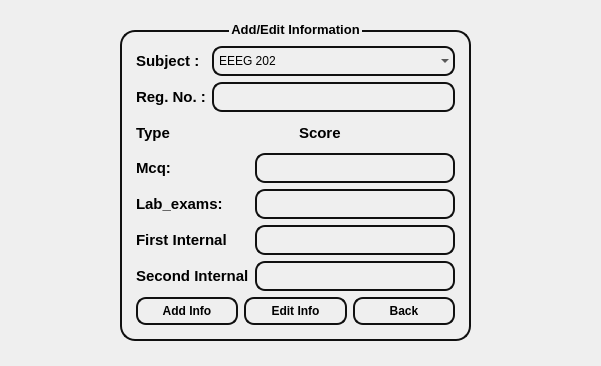
<?xml version="1.0" encoding="UTF-8"?>
<ui version="4.0">
 <class>score_add_edit</class>
 <widget class="QMainWindow" name="score_add_edit">
  <property name="geometry">
   <rect>
    <x>0</x>
    <y>0</y>
    <width>601</width>
    <height>366</height>
   </rect>
  </property>
  <property name="windowTitle">
   <string>MainWindow</string>
  </property>
  <widget class="QWidget" name="centralwidget">
   <widget class="QGroupBox" name="groupBox">
    <property name="geometry">
     <rect>
      <x>120</x>
      <y>20</y>
      <width>351</width>
      <height>321</height>
     </rect>
    </property>
    <property name="font">
     <font>
      <pointsize>10</pointsize>
      <bold>true</bold>
     </font>
    </property>
    <property name="styleSheet">
     <string notr="true">QGroupBox {
    border: 2px solid rgb(16, 16, 16);
    border-radius: 15px;
    margin-top: 10px; 
    background-color:rgb(232, 232, 232,0);
    padding: 5px;
 
}

</string>
    </property>
    <property name="title">
     <string>Add/Edit Information</string>
    </property>
    <property name="alignment">
     <set>Qt::AlignmentFlag::AlignCenter</set>
    </property>
    <layout class="QVBoxLayout" name="verticalLayout_7">
     <item>
      <layout class="QVBoxLayout" name="verticalLayout_6">
       <item>
        <layout class="QHBoxLayout" name="horizontalLayout_3">
         <item>
          <layout class="QVBoxLayout" name="verticalLayout_4">
           <item>
            <widget class="QLabel" name="label_2">
             <property name="font">
              <font>
               <pointsize>11</pointsize>
               <bold>true</bold>
              </font>
             </property>
             <property name="text">
              <string>Subject :</string>
             </property>
            </widget>
           </item>
           <item>
            <widget class="QLabel" name="label">
             <property name="font">
              <font>
               <pointsize>11</pointsize>
               <bold>true</bold>
              </font>
             </property>
             <property name="text">
              <string>Reg. No. :</string>
             </property>
            </widget>
           </item>
          </layout>
         </item>
         <item>
          <layout class="QVBoxLayout" name="verticalLayout_5">
           <item>
            <widget class="QComboBox" name="comboBox_subject">
             <property name="styleSheet">
              <string notr="true">QComboBox{
    border: 2px solid rgb(16, 16, 16);
    border-radius: 10px; 
    background-color:rgb(255, 255, 255,0);
    min-width: 9px; 
    min-height: 9px; 
    padding: 5px; 
    margin: 0px; 
}
</string>
             </property>
             <item>
              <property name="text">
               <string>EEEG 202</string>
              </property>
             </item>
             <item>
              <property name="text">
               <string>EEEG 211</string>
              </property>
             </item>
             <item>
              <property name="text">
               <string>COMP 202</string>
              </property>
             </item>
             <item>
              <property name="text">
               <string>MATH 208</string>
              </property>
             </item>
             <item>
              <property name="text">
               <string>MCSC 201</string>
              </property>
             </item>
            </widget>
           </item>
           <item>
            <widget class="QLineEdit" name="lineEdit_regno">
             <property name="styleSheet">
              <string notr="true">QLineEdit{
    border: 2px solid rgb(16, 16, 16);
    border-radius: 10px; 
    background-color: rgb(255, 255, 255,0);
    min-width: 8px; 
    min-height: 8px;
    padding: 5px;
    margin: 0px;
}
</string>
             </property>
             <property name="text">
              <string/>
             </property>
            </widget>
           </item>
          </layout>
         </item>
        </layout>
       </item>
       <item>
        <layout class="QVBoxLayout" name="verticalLayout_3">
         <item>
          <layout class="QHBoxLayout" name="horizontalLayout_2">
           <item>
            <widget class="QLabel" name="label_3">
             <property name="font">
              <font>
               <pointsize>11</pointsize>
               <bold>true</bold>
              </font>
             </property>
             <property name="text">
              <string>Type</string>
             </property>
             <property name="alignment">
              <set>Qt::AlignmentFlag::AlignLeading|Qt::AlignmentFlag::AlignLeft|Qt::AlignmentFlag::AlignVCenter</set>
             </property>
            </widget>
           </item>
           <item>
            <widget class="QLabel" name="label_4">
             <property name="font">
              <font>
               <pointsize>11</pointsize>
               <bold>true</bold>
              </font>
             </property>
             <property name="text">
              <string>Score</string>
             </property>
             <property name="alignment">
              <set>Qt::AlignmentFlag::AlignLeading|Qt::AlignmentFlag::AlignLeft|Qt::AlignmentFlag::AlignVCenter</set>
             </property>
            </widget>
           </item>
          </layout>
         </item>
         <item>
          <layout class="QHBoxLayout" name="horizontalLayout">
           <item>
            <layout class="QVBoxLayout" name="verticalLayout">
             <item>
              <widget class="QLabel" name="label_5">
               <property name="font">
                <font>
                 <pointsize>11</pointsize>
                 <bold>true</bold>
                </font>
               </property>
               <property name="text">
                <string>Mcq:</string>
               </property>
              </widget>
             </item>
             <item>
              <widget class="QLabel" name="label_7">
               <property name="font">
                <font>
                 <pointsize>11</pointsize>
                 <bold>true</bold>
                </font>
               </property>
               <property name="text">
                <string>Lab_exams:</string>
               </property>
              </widget>
             </item>
             <item>
              <widget class="QLabel" name="label_6">
               <property name="font">
                <font>
                 <pointsize>11</pointsize>
                 <bold>true</bold>
                </font>
               </property>
               <property name="text">
                <string>First Internal</string>
               </property>
              </widget>
             </item>
             <item>
              <widget class="QLabel" name="label_8">
               <property name="font">
                <font>
                 <pointsize>11</pointsize>
                 <bold>true</bold>
                </font>
               </property>
               <property name="text">
                <string>Second Internal</string>
               </property>
              </widget>
             </item>
            </layout>
           </item>
           <item>
            <layout class="QVBoxLayout" name="verticalLayout_2">
             <item>
              <widget class="QLineEdit" name="lineEdit_mcq">
               <property name="styleSheet">
                <string notr="true">QLineEdit{
    border: 2px solid rgb(16, 16, 16);
    border-radius: 10px; 
    background-color: rgb(255, 255, 255,0);
    min-width: 8px; 
    min-height: 8px;
    padding: 5px;
    margin: 0px;
}
</string>
               </property>
               <property name="text">
                <string/>
               </property>
              </widget>
             </item>
             <item>
              <widget class="QLineEdit" name="lineEdit_labexam">
               <property name="styleSheet">
                <string notr="true">QLineEdit{
    border: 2px solid rgb(16, 16, 16);
    border-radius: 10px; 
    background-color: rgb(255, 255, 255,0);
    min-width: 8px; 
    min-height: 8px;
    padding: 5px;
    margin: 0px;
}
</string>
               </property>
               <property name="text">
                <string/>
               </property>
              </widget>
             </item>
             <item>
              <widget class="QLineEdit" name="lineEdit_1st_int">
               <property name="styleSheet">
                <string notr="true">QLineEdit{
    border: 2px solid rgb(16, 16, 16);
    border-radius: 10px; 
    background-color: rgb(255, 255, 255,0);
    min-width: 8px; 
    min-height: 8px;
    padding: 5px;
    margin: 0px;
}
</string>
               </property>
               <property name="text">
                <string/>
               </property>
              </widget>
             </item>
             <item>
              <widget class="QLineEdit" name="lineEdit_2nd_int">
               <property name="styleSheet">
                <string notr="true">QLineEdit{
    border: 2px solid rgb(16, 16, 16);
    border-radius: 10px; 
    background-color: rgb(255, 255, 255,0);
    min-width: 8px; 
    min-height: 8px;
    padding: 5px;
    margin: 0px;
}
</string>
               </property>
               <property name="text">
                <string/>
               </property>
              </widget>
             </item>
            </layout>
           </item>
          </layout>
         </item>
        </layout>
       </item>
       <item>
        <layout class="QHBoxLayout" name="horizontalLayout_4">
         <item>
          <widget class="QPushButton" name="pushButton_add">
           <property name="font">
            <font>
             <pointsize>9</pointsize>
             <bold>true</bold>
            </font>
           </property>
           <property name="styleSheet">
            <string notr="true">QPushButton {
    border: 2px solid rgb(16, 16, 16);
    border-radius: 10px; 
    background-color:rgb(255, 255, 255,0);
    min-width: 9px; 
    min-height: 9px; 
    padding: 5px; 
    margin: 0px; 
}
</string>
           </property>
           <property name="text">
            <string>Add Info</string>
           </property>
          </widget>
         </item>
         <item>
          <widget class="QPushButton" name="pushButton_edit">
           <property name="font">
            <font>
             <pointsize>9</pointsize>
             <bold>true</bold>
            </font>
           </property>
           <property name="styleSheet">
            <string notr="true">QPushButton {
    border: 2px solid rgb(16, 16, 16);
    border-radius: 10px; 
    background-color:rgb(255, 255, 255,0);
    min-width: 9px; 
    min-height: 9px; 
    padding: 5px; 
    margin: 0px; 
}
</string>
           </property>
           <property name="text">
            <string>Edit Info</string>
           </property>
          </widget>
         </item>
         <item>
          <widget class="QPushButton" name="pushButton_back">
           <property name="font">
            <font>
             <pointsize>9</pointsize>
             <bold>true</bold>
            </font>
           </property>
           <property name="styleSheet">
            <string notr="true">QPushButton {
    border: 2px solid rgb(16, 16, 16);
    border-radius: 10px; 
    background-color:rgb(255, 255, 255,0);
    min-width: 9px; 
    min-height: 9px; 
    padding: 5px; 
    margin: 0px; 
}
</string>
           </property>
           <property name="text">
            <string>Back</string>
           </property>
          </widget>
         </item>
        </layout>
       </item>
      </layout>
     </item>
    </layout>
   </widget>
  </widget>
 </widget>
 <resources/>
 <connections/>
</ui>
